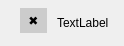
<?xml version="1.0" encoding="UTF-8"?>
<ui version="4.0">
 <class>Viewer</class>
 <widget class="QWidget" name="Viewer">
  <property name="geometry">
   <rect>
    <x>0</x>
    <y>0</y>
    <width>423</width>
    <height>375</height>
   </rect>
  </property>
  <property name="windowTitle">
   <string>Form</string>
  </property>
  <property name="styleSheet">
   <string notr="true">NodeViewer {
	background-color: #eee;
    border: 0px;
}

QPushButton {
    background-color: #ccc;
	border: none;
	padding: 5px;
	padding-left: 8px;
	padding-right: 8px;
	margin: 5px;
	margin-bottom: 10px;
}

QPushButton:pressed {
	background-color: #bbb;
}</string>
  </property>
  <layout class="QGridLayout" name="grid">
   <property name="sizeConstraint">
    <enum>QLayout::SetFixedSize</enum>
   </property>
   <property name="leftMargin">
    <number>0</number>
   </property>
   <property name="topMargin">
    <number>3</number>
   </property>
   <property name="rightMargin">
    <number>0</number>
   </property>
   <property name="bottomMargin">
    <number>3</number>
   </property>
   <property name="spacing">
    <number>5</number>
   </property>
   <item row="0" column="3">
    <widget class="QWidget" name="widget_2" native="true">
     <property name="sizePolicy">
      <sizepolicy hsizetype="Maximum" vsizetype="Maximum">
       <horstretch>0</horstretch>
       <verstretch>0</verstretch>
      </sizepolicy>
     </property>
     <property name="minimumSize">
      <size>
       <width>10</width>
       <height>0</height>
      </size>
     </property>
    </widget>
   </item>
   <item row="0" column="1">
    <widget class="QPushButton" name="closeButton">
     <property name="sizePolicy">
      <sizepolicy hsizetype="Maximum" vsizetype="Fixed">
       <horstretch>0</horstretch>
       <verstretch>0</verstretch>
      </sizepolicy>
     </property>
     <property name="text">
      <string>✖</string>
     </property>
    </widget>
   </item>
   <item row="0" column="0">
    <widget class="QWidget" name="widget" native="true">
     <property name="sizePolicy">
      <sizepolicy hsizetype="Maximum" vsizetype="Maximum">
       <horstretch>0</horstretch>
       <verstretch>0</verstretch>
      </sizepolicy>
     </property>
     <property name="minimumSize">
      <size>
       <width>10</width>
       <height>0</height>
      </size>
     </property>
    </widget>
   </item>
   <item row="0" column="2">
    <widget class="QLabel" name="title">
     <property name="text">
      <string>TextLabel</string>
     </property>
    </widget>
   </item>
  </layout>
 </widget>
 <resources/>
 <connections/>
</ui>
